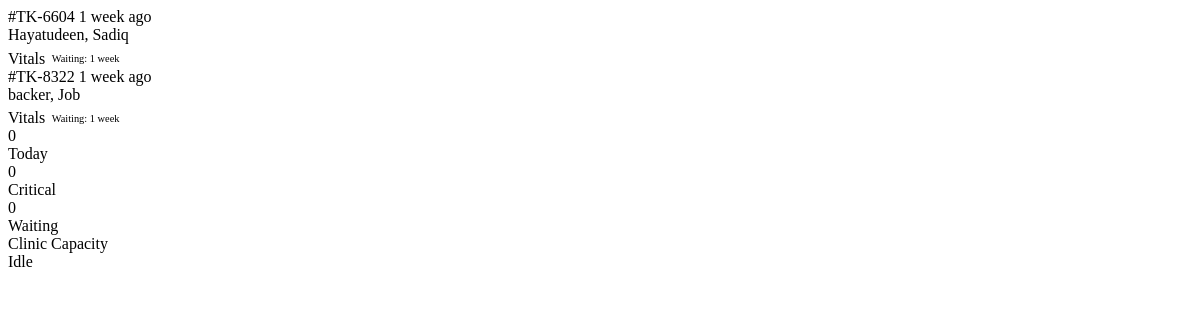
Page /nurse/live-queue/ (signed in) on the earlier database version.
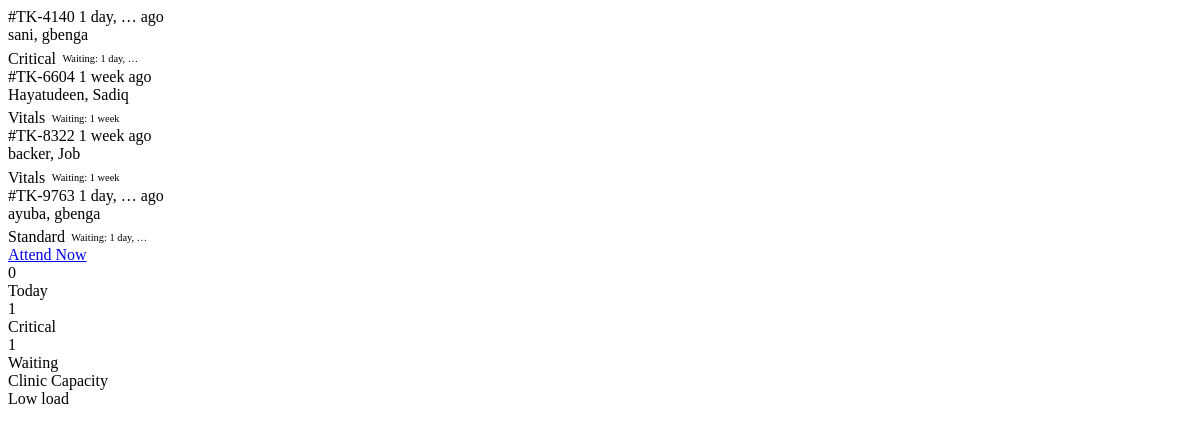
Same page on the later database version.
### apps/clinic/models.py (models this page shows, shortened)
class Encounter(models.Model):
    class Status(models.TextChoices):
        RECEPTION    = "RECEPTION",    "Awaiting Vitals"
        TRIAGE       = "TRIAGE",       "Awaiting Consultation"
        CONSULTATION = "CONSULTATION", "With Doctor"
        LABORATORY   = "LAB",          "In Laboratory"
        PHARMACY     = "PHARMACY",     "Awaiting Medication"
        CLOSED       = "CLOSED",       "Completed"
        EMERGENCY    = "EMERGENCY",    "Emergency"
    class Priority(models.IntegerChoices):
        NORMAL    = 1, "Normal"
        URGENT    = 2, "Urgent"
        EMERGENCY = 3, "Emergency"
    patient  = models.ForeignKey(Patient, on_delete=models.CASCADE, related_name="encounters")
    visit_id = models.UUIDField(default=uuid.uuid4, editable=False, unique=True)
    status   = models.CharField(max_length=20, choices=Status.choices, default=Status.RECEPTION)
    priority = models.IntegerField(choices=Priority.choices, default=Priority.NORMAL)
    temperature    = models.DecimalField(max_digits=4, decimal_places=1, null=True, blank=True)
    weight         = models.DecimalField(max_digits=5, decimal_places=2, null=True, blank=True)
    blood_pressure = models.CharField(max_length=20, blank=True, null=True)
    heart_rate     = models.IntegerField(null=True, blank=True)
    spo2           = models.IntegerField(null=True, blank=True, help_text="Blood oxygen saturation %")
    triage_notes   = models.TextField(blank=True)
    chief_complaint = models.TextField(blank=True)
    clinical_notes  = models.TextField(blank=True)
    diagnosis       = models.TextField(blank=True)
    doctor_assigned = models.ForeignKey(
        settings.AUTH_USER_MODEL,
        on_delete=models.SET_NULL, null=True, blank=True,
        related_name="doctor_encounters",
        limit_choices_to={"role": "DOCTOR"},
    )
    checked_in_by = models.ForeignKey(
        settings.AUTH_USER_MODEL,
        on_delete=models.SET_NULL, null=True, blank=True,
        related_name="checkins_done",
    )
    created_at = models.DateTimeField(auto_now_add=True)
    closed_at  = models.DateTimeField(null=True, blank=True)
    class Meta:
        ordering = ["-priority", "created_at"]
    @property
    def ticket_number(self):
        n = str(self.visit_id.int)[-4:]
        return f"#TK-{n}"

class Patient(models.Model):
    GENDER_CHOICES = [("M", "Male"), ("F", "Female")]
    first_name    = models.CharField(max_length=255)
    middle_name   = models.CharField(max_length=255, blank=True)
    last_name     = models.CharField(max_length=255)
    reg_number    = models.CharField(max_length=30, unique=True)
    gender        = models.CharField(max_length=1, choices=GENDER_CHOICES, blank=True)
    date_of_birth = models.DateField(null=True, blank=True)
    clinic_code   = models.CharField(max_length=6, blank=True, unique=True)
    phone_number  = models.CharField(max_length=20, blank=True)
    email         = models.EmailField(blank=True)
    faculty    = models.CharField(max_length=100, blank=True)
    department = models.CharField(max_length=100, blank=True)
    level      = models.IntegerField(null=True, blank=True)
    address    = models.TextField(blank=True)
    blood_group     = models.CharField(max_length=5, blank=True)
    genotype        = models.CharField(max_length=5, blank=True)
    allergies       = models.TextField(blank=True)
    medical_history = models.TextField(blank=True)
    next_of_kin_name  = models.CharField(max_length=255, blank=True)
    next_of_kin_phone = models.CharField(max_length=20, blank=True)
    photo        = models.ImageField(upload_to="patients/photos/", null=True, blank=True)
    sif_document = models.FileField(
        upload_to="patients/sif/",
        null=True, blank=True,
        help_text="Student Information Form — PDF or image"
    )
    created_at = models.DateTimeField(auto_now_add=True)
    updated_at = models.DateTimeField(auto_now=True)
    class Meta:
        ordering = ["last_name", "first_name"]

### apps/clinic/views.py (the view)
# urls.py: path("nurse/live-queue/", views.nurse_live_queue_partial, name="nurse_live_queue"),
@login_required(login_url="clinic:login")
@require_GET
def nurse_live_queue_partial(request):
    return render(
        request,
        "nurse/partials/live_queue.html",
        {
            "live_queue": _nurse_live_queue(),
            "queue_stats": _nurse_queue_stats(),
        },
    )

### apps/clinic/views.py (called while the page is built)
def _nurse_queue_stats():
    today = timezone.now().date()
    return {
        "today": Encounter.objects.filter(created_at__date=today).count(),
        "critical": Encounter.objects.filter(priority=Encounter.Priority.EMERGENCY)
        .exclude(status=Encounter.Status.CLOSED)
        .count(),
        "waiting": Encounter.objects.filter(status=Encounter.Status.RECEPTION).count(),
    }

def _nurse_live_queue():
    return (
        Encounter.objects.select_related("patient")
        .exclude(status__in=[Encounter.Status.CLOSED])
        .order_by("-priority", "created_at")[:20]
    )

### apps/clinic/templates/nurse/partials/live_queue.html (shortened to what this page needs)
{% for encounter in live_queue %}
<div class="q-ticket {% if encounter.priority == 3 %}emergency{% endif %} fade-up">
  <div class="qt-row1">
    <span class="qt-id {% if encounter.priority == 3 %}emg{% endif %}">
      {{ encounter.ticket_number }}
    </span>
    <span class="qt-age">{{ encounter.created_at|timesince|truncatewords:2 }} ago</span>
  </div>
  <div class="qt-name">{{ encounter.patient.last_name }}, {{ encounter.patient.first_name }}</div>
  <div class="qt-detail" style="justify-content:space-between;margin-top:0.35rem;">
    <div style="display:flex;align-items:center;gap:0.4rem;">
      {% if encounter.priority == 3 %}
        <span class="qt-badge badge-critical">Critical</span>
      {% elif encounter.priority == 2 %}
        <span class="qt-badge" style="background:var(--amber-light);color:var(--amber);">Urgent</span>
      {% elif encounter.status == 'TRIAGE' %}
        <span class="qt-badge badge-vitals">Vitals</span>
      {% elif encounter.status == 'CONSULTATION' %}
        <span class="qt-badge" style="background:var(--blue-light);color:var(--blue);">Doctor</span>
      {% elif encounter.status == 'CLOSED' %}
        <span class="qt-badge badge-done">Done</span>
      {% else %}
        <span class="qt-badge badge-standard">Standard</span>
      {% endif %}
      <span style="font-size:0.65rem;color:var(--text-3);">
        Waiting: {{ encounter.created_at|timesince|truncatewords:2 }}
      </span>
    </div>
    {% if encounter.status == 'RECEPTION' %}
      <a href="{% url 'clinic:capture_vitals' encounter.pk %}" class="qt-action-link">
        Attend Now
      </a>
    {% endif %}
  </div>
</div>
{% empty %}
<div style="padding:1.5rem 0;text-align:center;font-size:0.75rem;color:var(--text-3);">
  <i data-lucide="inbox" style="width:22px;height:22px;display:block;margin:0 auto 0.4rem;opacity:0.35;"></i>
  No active tickets
</div>
{% endfor %}
<div class="queue-stats-row">
  <div class="qs-stat">
    <div class="qs-val">{{ queue_stats.today }}</div>
    <div class="qs-lbl">Today</div>
  </div>
  <div class="qs-stat">
    <div class="qs-val red">{{ queue_stats.critical }}</div>
    <div class="qs-lbl">Critical</div>
  </div>
  <div class="qs-stat">
    <div class="qs-val">{{ queue_stats.waiting }}</div>
    <div class="qs-lbl">Waiting</div>
  </div>
</div>
{% with cap=queue_stats.waiting %}
<div class="capacity-bar-wrap">
  <div class="cap-label">Clinic Capacity</div>
  <div class="cap-pct">
    {% if cap == 0 %}Idle{% elif cap < 5 %}Low load{% elif cap < 15 %}Moderate load — {{ cap }} waiting{% else %}High load — {{ cap }} waiting{% endif %}
  </div>
</div>
{% endwith %}

Differences in the rows shown:
added Encounter: ticket_number "#TK-4140", created_at "1 day, …", patient.last_name "sani", patient.first_name "gbenga", priority "Critical"
added Encounter: ticket_number "#TK-9763", created_at "1 day, …", patient.last_name "ayuba", patient.first_name "gbenga", priority "Standard", status "Attend Now"
Other differences:
{{ queue_stats.critical }}: "0" → "1"
{{ queue_stats.waiting }}: "0" → "1"
text no longer shown: "Idle"
text now shown: "Low load"
